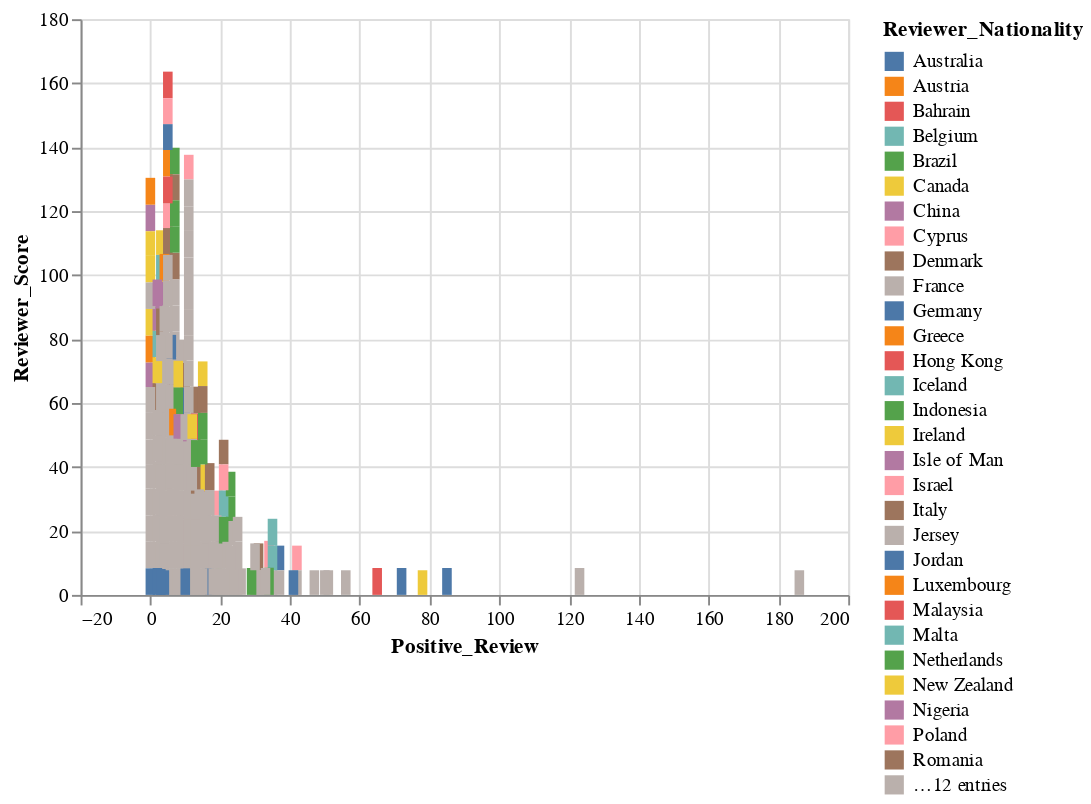

This figure's notebook cell:
### Code cell
alt.Chart(df).mark_bar().encode(
    x='Positive_Review',
    y='Reviewer_Score',
    color='Reviewer_Nationality')

### Figure 1 — Vega-Lite specification as saved in the notebook (floating-point values rounded to 4 significant figures; data arrays with more than 128 entries replaced by an {"elided": "..."} marker saying what was removed)
{"config": {"view": {"continuousWidth": 400, "continuousHeight": 300}}, "data": {"name": "data-e30e62c885cd365d2d65e3d9bd7763b4"}, "mark": "bar", "encoding": {"color": {"type": "nominal", "field": "Reviewer_Nationality"}, "x": {"type": "quantitative", "field": "Positive_Review"}, "y": {"type": "quantitative", "field": "Reviewer_Score"}}, "$schema": "https://vega.github.io/schema/vega-lite/v4.8.1.json", "datasets": {"data-e30e62c885cd365d2d65e3d9bd7763b4": {"elided": "239 records"}}}
